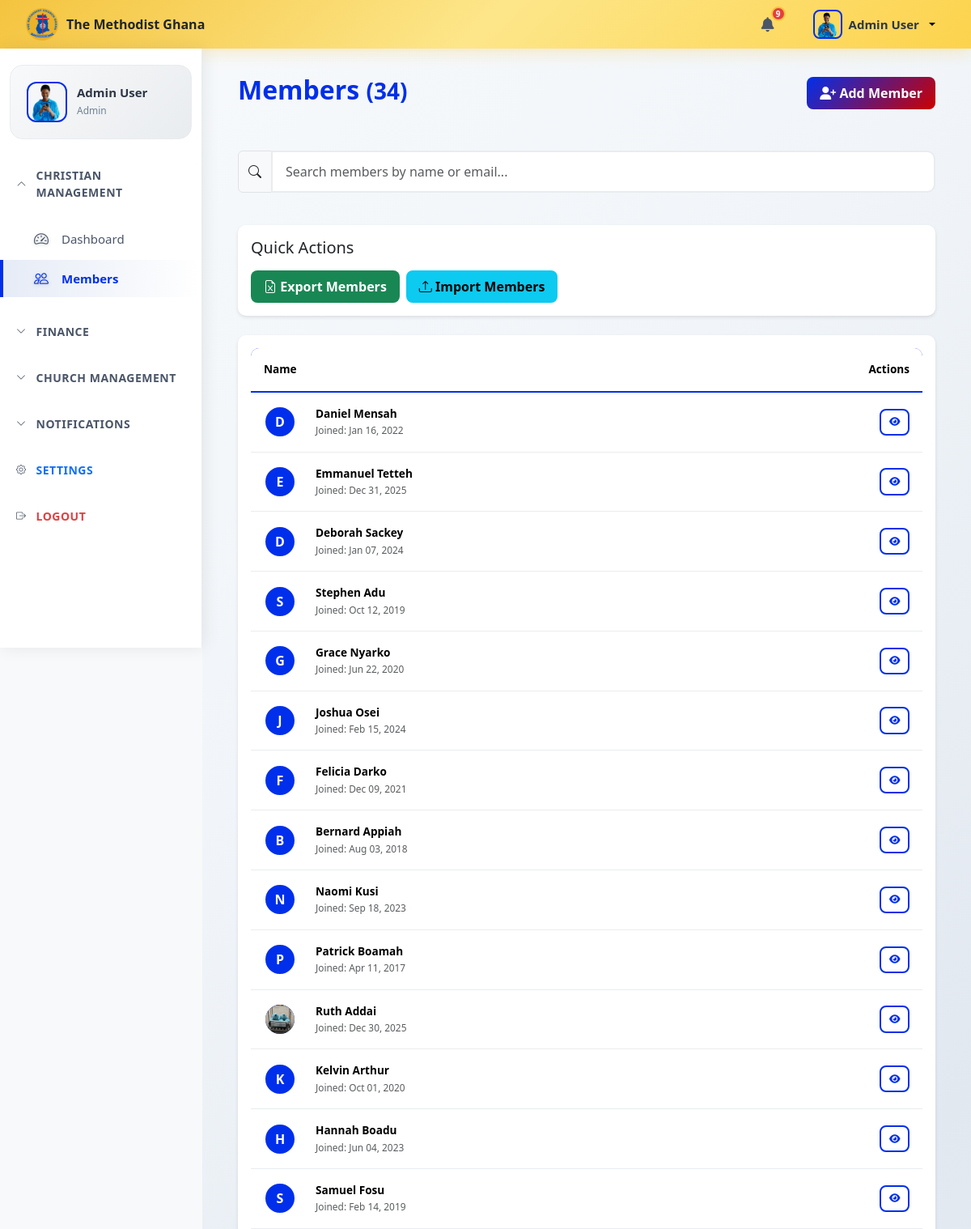
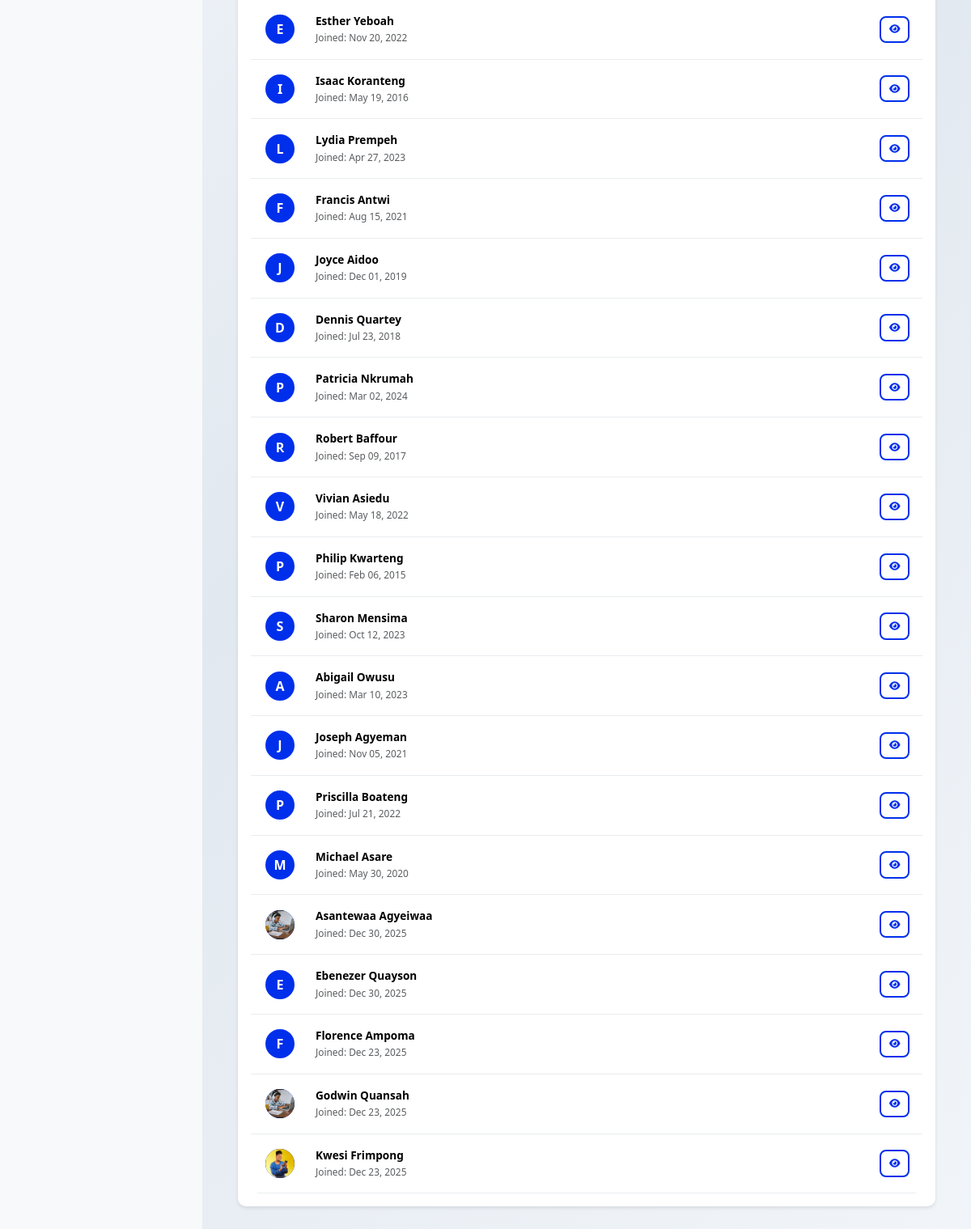
Page /app/views/members.php (signed in) on the committed database (2 pictures, top to bottom).
### tables this page shows
CREATE TABLE `settings` (
  `id` int(11) NOT NULL,
  `setting_key` varchar(100) NOT NULL,
  `setting_value` longtext DEFAULT NULL,
  `description` text DEFAULT NULL,
  `created_at` timestamp NOT NULL DEFAULT current_timestamp(),
  `updated_at` timestamp NOT NULL DEFAULT current_timestamp() ON UPDATE current_timestamp()
);

CREATE TABLE `users` (
  `id` int(11) NOT NULL,
  `email` varchar(255) NOT NULL,
  `password` varchar(255) NOT NULL,
  `first_name` varchar(100) NOT NULL,
  `last_name` varchar(100) NOT NULL,
  `role_id` int(11) NOT NULL,
  `phone` varchar(20) DEFAULT NULL,
  `profile_photo` varchar(255) DEFAULT NULL,
  `is_active` tinyint(1) DEFAULT 1,
  `created_at` timestamp NOT NULL DEFAULT current_timestamp(),
  `updated_at` timestamp NOT NULL DEFAULT current_timestamp() ON UPDATE current_timestamp()
);

CREATE TABLE `members` (
  `id` int(11) NOT NULL,
  `user_id` int(11) DEFAULT NULL,
  `first_name` varchar(100) NOT NULL,
  `last_name` varchar(100) NOT NULL,
  `email` varchar(255) DEFAULT NULL,
  `phone` varchar(20) DEFAULT NULL,
  `date_of_birth` date DEFAULT NULL,
  `gender` enum('Male','Female') DEFAULT NULL,
  `join_date` date DEFAULT NULL,
  `status` enum('active','inactive','transferred','deceased') NOT NULL DEFAULT 'active',
  `address` varchar(255) DEFAULT NULL,
  `city` varchar(100) DEFAULT NULL,
  `area` varchar(150) DEFAULT NULL,
  `landmark` varchar(255) DEFAULT NULL,
  `gps` varchar(20) DEFAULT NULL,
  `region` varchar(100) DEFAULT NULL,
  `emergency_contact_name` varchar(100) DEFAULT NULL,
  `emergency_phone` varchar(20) DEFAULT NULL,
  `member_img` varchar(255) DEFAULT NULL,
  `created_at` timestamp NOT NULL DEFAULT current_timestamp(),
  `updated_at` timestamp NOT NULL DEFAULT current_timestamp() ON UPDATE current_timestamp()
);

### app/views/members/member_row_flat.php (the view, shortened to what the rows shown need)
<tr>
    <td class="col-essential member-clickable" style="cursor: pointer;">
        <div class="d-flex align-items-center">
            <?php
$imgPath = $uploadDir . ($m['member_img'] ?? '');
$imgUrl  = BASE_URL . '/assets/uploads/members/' . ($m['member_img'] ?? '');
            ?>
            <div class="avatar rounded-circle me-3 d-flex align-items-center justify-content-center"
                 style="
                    width:40px;
                    height:40px;
                    background-color: var(--primary-color);
                    color:white;
                    overflow:hidden;
                    flex-shrink:0;
                    border: 2px solid #fff;
                    font-weight: bold;
                    font-size: 16px;
                 ">
                <?php if (!empty($m['member_img']) && file_exists($imgPath)): ?>
                    <img src="<?= htmlspecialchars($imgUrl) ?>"
                         alt="Member Image"
                         style="width:100%; height:100%; object-fit:cover; display:block;">
                <?php else: ?>
                    <?= strtoupper(substr($m['first_name'], 0, 1)) ?>
                <?php endif; ?>
            </div>
            <div class="ms-2">
                <strong><?= htmlspecialchars($m['first_name'].' '.$m['last_name']) ?></strong><br>
                <small class="text-muted">
                    Joined: <?= date('M d, Y', strtotime($m['join_date'] ?? $m['created_at'])) ?>
                </small>
            </div>
        </div>
    </td>
        <?php
            $memberMinistries = $member->getMemberMinistries($m['id']);
        ?>
    <td class="col-essential text-end">
        <button class="btn btn-sm btn-outline-primary viewMemberBtn" data-member-id="<?= $m['id']; ?>"
                                   data-first-name="<?php echo htmlspecialchars($m['first_name']); ?>"
                                   data-last-name="<?php echo htmlspecialchars($m['last_name']); ?>"
                                   data-gender="<?php echo htmlspecialchars($m['gender']); ?>"
                                    data-phone="<?php echo htmlspecialchars($m['phone']); ?>"
                                    data-email="<?php echo htmlspecialchars($m['email']); ?>"
                                    data-address="<?php echo htmlspecialchars($m['address']); ?>"
                                    data-area="<?php echo htmlspecialchars($m['area']); ?>"
                                    data-ministry='<?= htmlspecialchars(json_encode($memberMinistries), ENT_QUOTES) ?>'
                                    data-date-of-birth="<?php echo htmlspecialchars($m['date_of_birth']); ?>"
                                    data-join-date="<?php echo htmlspecialchars($m['join_date']); ?>"
                                    data-city="<?php echo htmlspecialchars($m['city']); ?>"
                                    data-region="<?php echo htmlspecialchars($m['region']); ?>"
                                    data-landmark="<?php echo htmlspecialchars($m['landmark']); ?>"
                                    data-gps="<?php echo htmlspecialchars($m['gps']); ?>"
                                    data-member-img="<?= !empty($m['member_img']) ? BASE_URL . '/assets/uploads/members/' . htmlspecialchars($m['member_img']) : '' ?>"
                                    data-emergency-contact-name = "<?php echo htmlspecialchars($m['emergency_contact_name']); ?>"
                                    data-emergency-phone = "<?php echo htmlspecialchars($m['emergency_phone']); ?>"
                                    data-bs-target="#memberDetails"
                                    data-bs-toggle="modal">
                                    <i class="fas fa-eye"></i>
                                </button>
    </td>
</tr>

### app/views/navbar.php (shortened to what the rows shown need)
<?php
require_once __DIR__ . '/../../config/database.php';
?>
    <nav class="top-navbar">
        <div class="top-nav-left">
            <div class="d-none d-md-flex align-items-center">
                <img src="<?php echo BASE_URL;?>/assets/images/methodist-logo.png" alt="Logo" style="height: 40px; margin-right: 10px;">
                <span class="fw-bold text-dark"><?php echo htmlspecialchars($church_name); ?></span>
            </div>
        </div>
        <div class="top-nav-right">
            <div class="dropdown user-dropdown ms-2">
                <button class="user-profile-btn dropdown-toggle" data-bs-toggle="dropdown">
                    <img src="<?php echo BASE_URL; echo '/'; echo htmlspecialchars($user['profile_photo'] ?? '/assets/images/avatar-placeholder.png'); ?>" alt="User" class="user-thumbnail">
                    <span class="d-none d-md-inline user-name-top"><?php echo htmlspecialchars($user['first_name'] . ' ' . $user['last_name']); ?></span>
                </button>
            </div>
        </div>
    </nav>
</body>
</html>

### app/views/members.php (shortened to what the rows shown need)
<?php
require_once __DIR__ . '/../../config/database.php';
require_once __DIR__ . '/../models/Member.php';
$member = new Member();
$members_count = $member->getTotalCount();
$viewMode = $_SESSION['members_view'] ?? 'flat';
$search = trim($_GET['search'] ?? '');
if($search !== ''){
   $members = $member->search($search);
} else {
    $members = $member->getAll();
}
   $uploadDir = __DIR__ . '/../../assets/uploads/members/';
?>
<?php include 'header.php'; ?>
<div class="main-content">
    <?php include 'sidebar.php'; ?>
    <div class="container-fluid">
        <div class="d-flex justify-content-between align-items-center mb-4">
            <h2 class="fw-bold" style="color: var(--primary-color);">Members <small>(<?php echo $members_count; ?>)</small>  </h2>
        </div>
        <br>
<br>
        <div class="card">
            <div class="card-body">
                <div class="table-responsive">
                    <table class="table table-hover table-mobile-friendly">
                        <thead style="background-color: var(--primary-color); color: white;">
                            <tr>
                                <th class="col-essential">Name</th>
                                <th class="col-essential text-end">Actions</th>
                            </tr>
                        </thead>
<tbody id="membersTable">
<?php if ($viewMode === 'flat'): ?>
    <?php if (!empty($members)): ?>
        <?php foreach ($members as $m): ?>
            <?php include 'members/member_row_flat.php'; ?>
        <?php endforeach; ?>
    <?php endif; ?>
<?php endif; ?>
</tbody>
                    </table>

### app/views/sidebar.php (shortened to what the rows shown need)
<?php
include_once __DIR__ . '/../../config/database.php';
$pdo = Database::getInstance()->getConnection();
$userId = $_SESSION['user_id'] ?? null;
$user = null;
if($userId) {
    $stmt = $pdo->prepare("SELECT first_name, last_name, profile_photo FROM users WHERE id = :id");
    $stmt->execute([':id' => $userId]);
    $user = $stmt->fetch(PDO::FETCH_ASSOC);
}
?>
<nav class="sidebar sidebar-menu-groups" id="sidebar">
    <div class="sidebar-user-card">
        <div class="user-avatar">
            <img src="<?php echo BASE_URL; echo '/'; echo htmlspecialchars($user['profile_photo'] ?? '/assets/images/avatar-placeholder.png'); ?>" alt="User">
        </div>
        <div class="user-info">
            <h6><?php echo htmlspecialchars($user['first_name'] . ' ' . $user['last_name']); ?></h6>
            <span class="user-role"><?php echo htmlspecialchars($_SESSION['user_role']); ?></span>
        </div>
    </div>
</nav>

### rows in the picture
settings: setting_value "The Methodist Ghana"
users: profile_photo (picture), first_name+last_name "Admin User"
members: first_name "D", first_name+last_name "Daniel Mensah", join_date "Jan 16, 2022"
members: first_name "E", first_name+last_name "Emmanuel Tetteh", join_date "Dec 31, 2025"
members: first_name "D", first_name+last_name "Deborah Sackey", join_date "Jan 07, 2024"
members: first_name "S", first_name+last_name "Stephen Adu", join_date "Oct 12, 2019"
members: first_name "G", first_name+last_name "Grace Nyarko", join_date "Jun 22, 2020"
members: first_name "J", first_name+last_name "Joshua Osei", join_date "Feb 15, 2024"
members: first_name "F", first_name+last_name "Felicia Darko", join_date "Dec 09, 2021"
members: first_name "B", first_name+last_name "Bernard Appiah", join_date "Aug 03, 2018"
members: first_name "N", first_name+last_name "Naomi Kusi", join_date "Sep 18, 2023"
members: first_name "P", first_name+last_name "Patrick Boamah", join_date "Apr 11, 2017"
members: member_img (picture), first_name+last_name "Ruth Addai", join_date "Dec 30, 2025"
members: first_name "K", first_name+last_name "Kelvin Arthur", join_date "Oct 01, 2020"
members: first_name "H", first_name+last_name "Hannah Boadu", join_date "Jun 04, 2023"
members: first_name "S", first_name+last_name "Samuel Fosu", join_date "Feb 14, 2019"
members: first_name "E", first_name+last_name "Esther Yeboah", join_date "Nov 20, 2022"
members: first_name "I", first_name+last_name "Isaac Koranteng", join_date "May 19, 2016"
members: first_name "L", first_name+last_name "Lydia Prempeh", join_date "Apr 27, 2023"
members: first_name "F", first_name+last_name "Francis Antwi", join_date "Aug 15, 2021"
members: first_name "J", first_name+last_name "Joyce Aidoo", join_date "Dec 01, 2019"
members: first_name "D", first_name+last_name "Dennis Quartey", join_date "Jul 23, 2018"
members: first_name "P", first_name+last_name "Patricia Nkrumah", join_date "Mar 02, 2024"
members: first_name "R", first_name+last_name "Robert Baffour", join_date "Sep 09, 2017"
members: first_name "V", first_name+last_name "Vivian Asiedu", join_date "May 18, 2022"
members: first_name "P", first_name+last_name "Philip Kwarteng", join_date "Feb 06, 2015"
members: first_name "S", first_name+last_name "Sharon Mensima", join_date "Oct 12, 2023"
members: first_name "A", first_name+last_name "Abigail Owusu", join_date "Mar 10, 2023"
members: first_name "J", first_name+last_name "Joseph Agyeman", join_date "Nov 05, 2021"
members: first_name "P", first_name+last_name "Priscilla Boateng", join_date "Jul 21, 2022"
members: first_name "M", first_name+last_name "Michael Asare", join_date "May 30, 2020"
members: member_img (picture), first_name+last_name "Asantewaa Agyeiwaa", join_date "Dec 30, 2025"
members: first_name "E", first_name+last_name "Ebenezer Quayson", join_date "Dec 30, 2025"
members: first_name "F", first_name+last_name "Florence Ampoma", join_date "Dec 23, 2025"
members: member_img (picture), first_name+last_name "Godwin Quansah", join_date "Dec 23, 2025"
members: member_img (picture), first_name+last_name "Kwesi Frimpong", join_date "Dec 23, 2025"

### other values in the picture
$unread_count['COUNT(*)'] "9"
$_SESSION['user_role'] "Admin"
$members_count "34"
